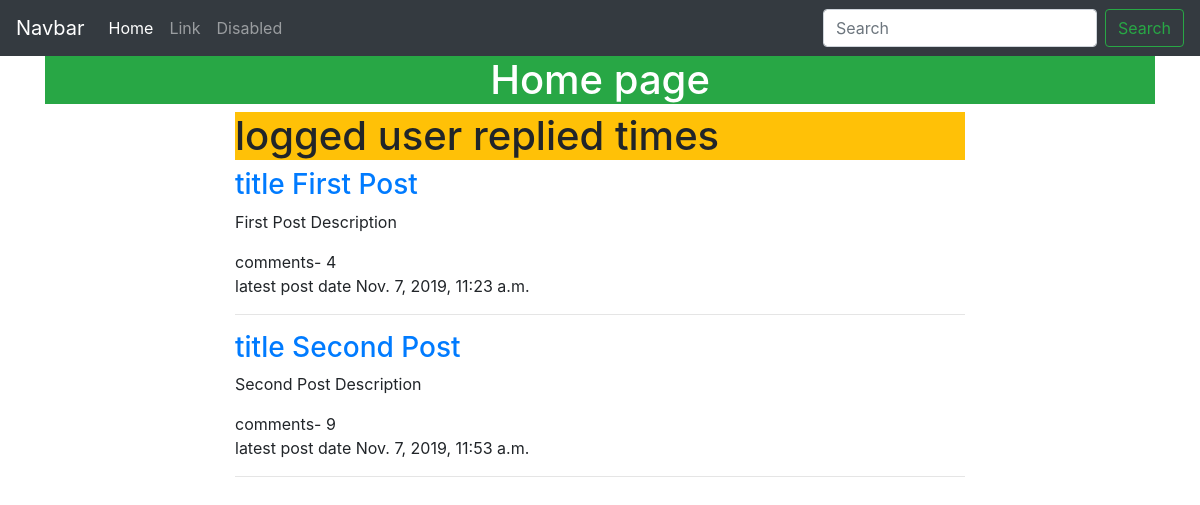
The page / on the database its author committed.
### blog/models.py (models this page shows, shortened)
class Post(models.Model):
    title = models.CharField(max_length=200);
    description = models.CharField(max_length=500)
    created = models.DateTimeField(auto_now_add=True)
    def get_latest_date(self):
        if self.comment_set.count() > 0:
            return self.comment_set.latest('created_date').created_date
        return self.created

class Comment(models.Model):
    post = models.ForeignKey(Post, on_delete=models.CASCADE)
    user = models.ForeignKey(User, on_delete=models.CASCADE)
    reply = models.ForeignKey('comment', on_delete=models.CASCADE, null=True, related_name="replies")
    message = models.TextField()
    created_date = models.DateTimeField(auto_now_add=True)

### blog/views.py (the view)
# urls.py: path('',views.home, name='home'),
def home(request):
    posts = Post.objects.all()
    context = {
        'posts':posts
    }
    return render(request, 'home.html',context)

### blog/templates/home.html
{% extends "base.html" %}
{% block content %}
<h1 class="text-center bg-success text-white py2">Home page</h1>
<div class="row">
    <div class="col-8 offset-2">
        <h1 class="bg-warning">logged user replied {{user.comment_set.count}} times</h1>
        {% for post in posts %}
        <a href="{% url 'detail' post.pk %}">
            <h3>title {{post.title}}</h3>
        </a>
        <p>{{post.description}}</p>
        comments- {{post.comment_set.count}}
        <br>
        latest post date {{post.get_latest_date}}
        <hr>
        {% endfor %}
    </div>
</div>
{% endblock content %}

### rows shown on the page
Post: title "First Post", description "First Post Description", comment_set.count "4", get_latest_date "Nov. 7, 2019, 11:23 a.m."
Post: title "Second Post", description "Second Post Description", comment_set.count "9", get_latest_date "Nov. 7, 2019, 11:53 a.m."
